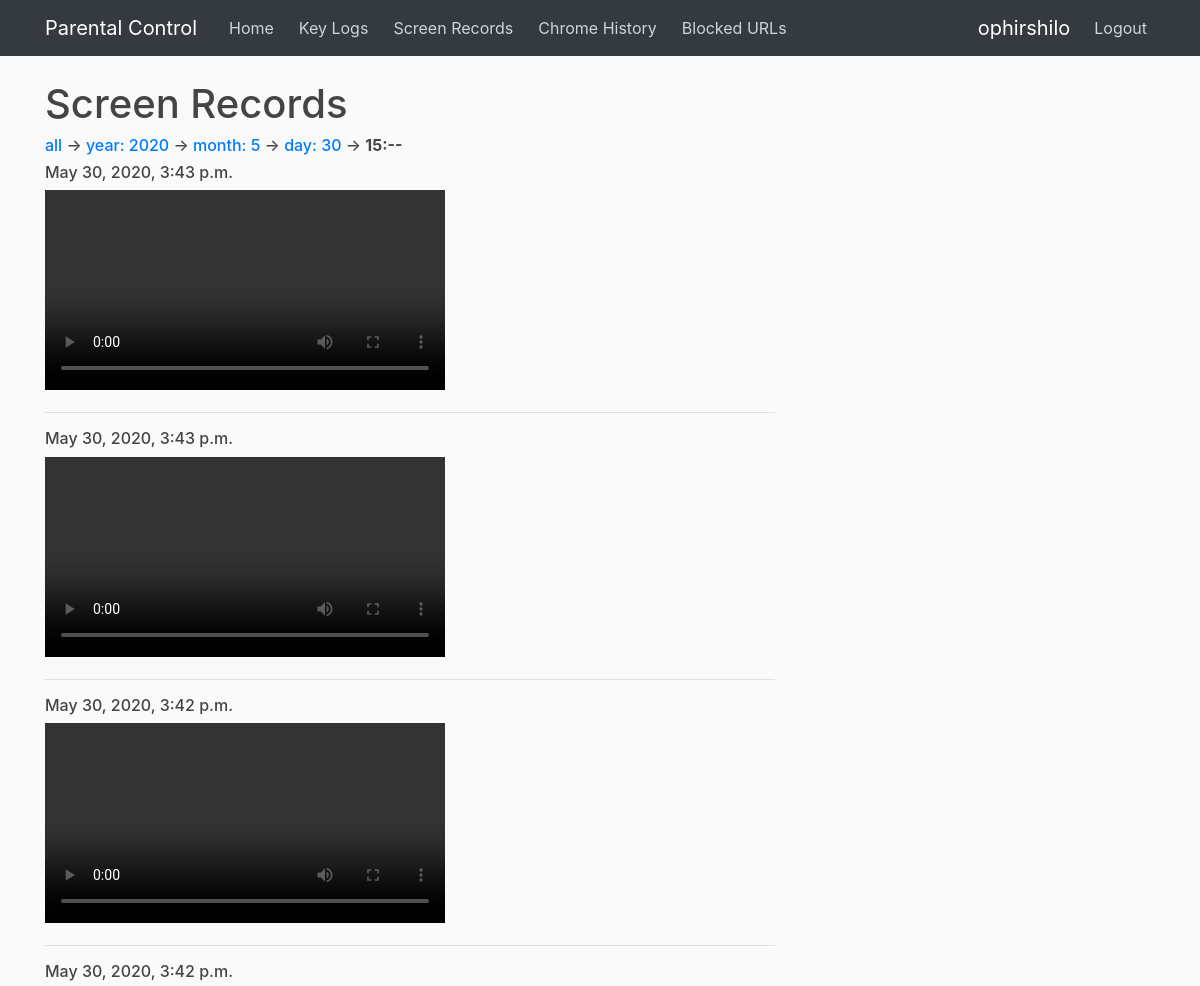
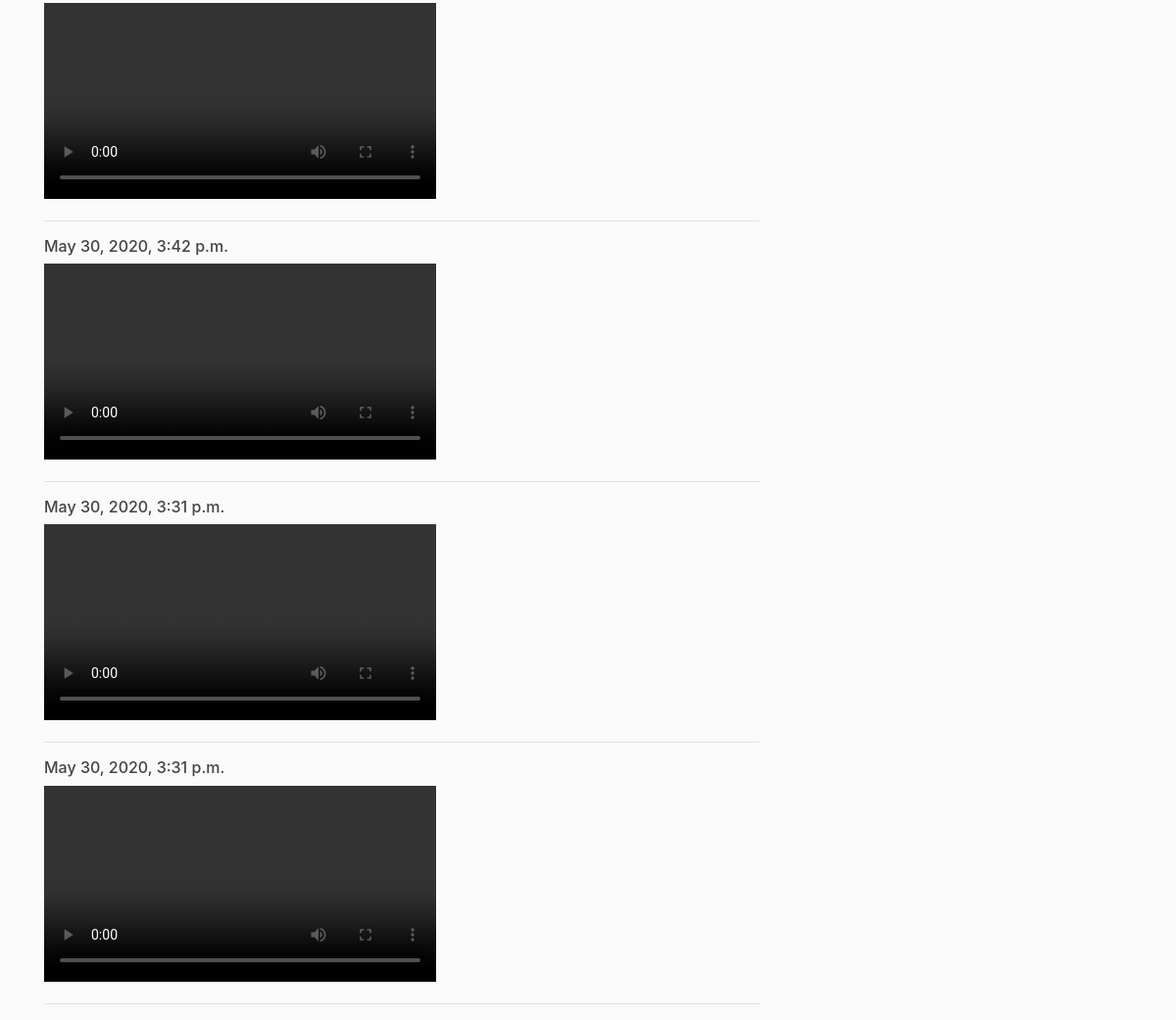
/children/records/2020/5/30/15/ (signed in), run on the app's committed database (2 pictures, top to bottom).
### send/models.py (models this page shows)
class ScreenRecord(models.Model):
    record = models.FileField(default='output.avi', upload_to='records')
    writeTime = models.DateTimeField(auto_now_add=True)
    user = models.ForeignKey(User, on_delete=models.CASCADE, default=1)

### children/views.py (the view)
def records(request, year, month, day, hour):
    if not request.user.is_authenticated:
        return redirect('login')
    context = {
        'records': ScreenRecord.objects.filter(user=request.user, writeTime__year=year, writeTime__month=month, writeTime__day=day, writeTime__hour=hour).order_by('-writeTime'),
        'year': year,
        'month': month,
        'day': day,
        'hour': hour
    }
    return render(request, 'children/records.html', context)

### children/templates/children/records.html (shortened to what this page needs)
{% extends "children/base.html" %}
{% block content %}
    <h1>Screen Records</h1>
    <h6>
        <a href="{% url 'child-records-years'%}">all</a>
                -> <a href="{% url 'child-records-months' year %}">year: {{ year }}</a>
                    -> <a href="{% url 'child-records-days' year month %}">month: {{ month }}</a>
                        -> <a href="{% url 'child-records-hours' year month day %}">day: {{ day }}</a>
        -> <b>{{ hour }}:--</b>
    </h6>
    {% for record in records %}
        <h6>{{ record.writeTime }}</h6>
        <video width="400" controls>
            <source src="/media/{{record.record}}" type="video/mp4">
        </video>
        <hr/>
    {% endfor %}
{% endblock content %}

### children/templates/children/base.html (shortened to what this page needs)
{% load static %}
<!DOCTYPE html>
<html lang="en">
    <head>
        <link rel="stylesheet" href="https://maxcdn.bootstrapcdn.com/bootstrap/4.0.0/css/bootstrap.min.css">
        <link rel="stylesheet" href="{% static 'children/main.css' %}">
    </head>
    <body>
        <header class="site-header">
            <nav class="navbar navbar-expand-md navbar-dark bg-dark fixed-top">
                <div class="container">
                    <a class="navbar-brand mr-4" href="/">Parental Control</a>
                    <div class="collapse navbar-collapse" id="navbarToggle">
                        <div class="navbar-nav mr-auto">
                            <a class="nav-item nav-link" href="{% url 'child-home' %}">Home</a>&nbsp;&nbsp;
                            {% if user.is_authenticated %}
                            <a class="nav-item nav-link" href="{% url 'child-keylogs' %}">Key Logs</a>&nbsp;&nbsp;
                            <a class="nav-item nav-link" href="{% url 'child-records-years' %}">Screen Records </a>&nbsp;&nbsp;
                            <a class="nav-item nav-link" href="{% url 'child-history' %}">Chrome History</a>&nbsp;&nbsp;
                            <a class="nav-item nav-link" href="{% url 'child-blockurl' %}">Blocked URLs</a>&nbsp;&nbsp;
                            {% endif %}
                        </div>
                        <div class="navbar-nav">
                            {% if user.is_authenticated %}
                                <span class="navbar-brand">{{ user.username }}</span>
                                <a class="nav-item nav-link" href="{% url 'logout' %}">Logout</a>
                            {% else %}
                                <a class="nav-item nav-link" href="{% url 'login' %}">Login</a>
                                <a class="nav-item nav-link" href="{% url 'register' %}">Register</a>
                            {% endif %}
                        </div>
                    </div>
                </div>
            </nav>
        </header>
        <main role="main" class="container">
            <div class="row">
                <div class="col-md-8">
                    {% block content %}{% endblock %}
                </div>
            </div>
        </main>
    </body>
</html>

### children/static/children/main.css (style rules this page uses)
body { background: #fafafa; color: #333333; margin-top: 5rem; }
h1, h2, h3, h4, h5, h6 { color: #444444; }
.site-header .navbar-nav .nav-link { color: #cbd5db; }

### data on the page
ScreenRecord: writeTime "May 30, 2020, 3:43 p.m."
ScreenRecord: writeTime "May 30, 2020, 3:43 p.m."
ScreenRecord: writeTime "May 30, 2020, 3:42 p.m."
ScreenRecord: writeTime "May 30, 2020, 3:42 p.m."
ScreenRecord: writeTime "May 30, 2020, 3:42 p.m."
ScreenRecord: writeTime "May 30, 2020, 3:31 p.m."
ScreenRecord: writeTime "May 30, 2020, 3:31 p.m."

### other printed values
{{ user.username }} "ophirshilo"
{{ year }} "2020"
{{ month }} "5"
{{ day }} "30"
{{ hour }} "15"
